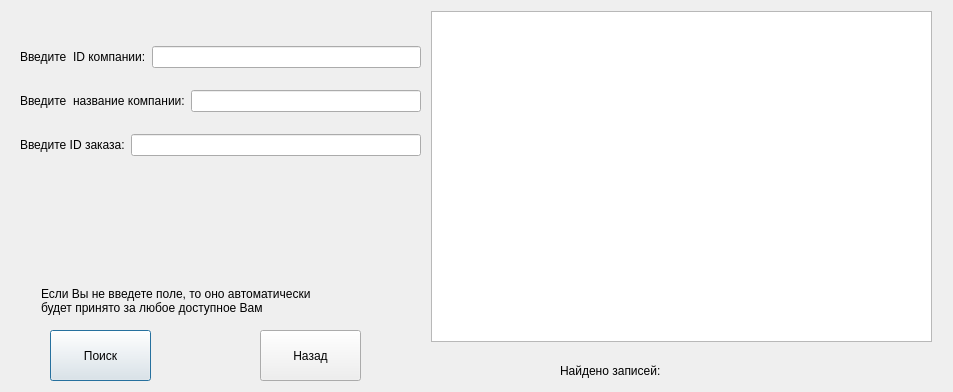
<?xml version="1.0" encoding="UTF-8"?>
<ui version="4.0">
 <class>selectCustomers</class>
 <widget class="QDialog" name="selectCustomers">
  <property name="geometry">
   <rect>
    <x>0</x>
    <y>0</y>
    <width>953</width>
    <height>392</height>
   </rect>
  </property>
  <property name="windowTitle">
   <string>Dialog</string>
  </property>
  <widget class="QPushButton" name="pushButton">
   <property name="geometry">
    <rect>
     <x>50</x>
     <y>330</y>
     <width>101</width>
     <height>51</height>
    </rect>
   </property>
   <property name="text">
    <string>Поиск</string>
   </property>
  </widget>
  <widget class="QLabel" name="label_13">
   <property name="geometry">
    <rect>
     <x>41</x>
     <y>281</y>
     <width>334</width>
     <height>40</height>
    </rect>
   </property>
   <property name="text">
    <string>Если Вы не введете поле, то оно автоматически
будет принято за любое доступное Вам</string>
   </property>
  </widget>
  <widget class="QTableWidget" name="tableWidget">
   <property name="geometry">
    <rect>
     <x>431</x>
     <y>11</y>
     <width>501</width>
     <height>331</height>
    </rect>
   </property>
  </widget>
  <widget class="QPushButton" name="pushButton_2">
   <property name="geometry">
    <rect>
     <x>260</x>
     <y>330</y>
     <width>101</width>
     <height>51</height>
    </rect>
   </property>
   <property name="text">
    <string>Назад</string>
   </property>
  </widget>
  <widget class="QWidget" name="layoutWidget_3">
   <property name="geometry">
    <rect>
     <x>560</x>
     <y>360</y>
     <width>261</width>
     <height>22</height>
    </rect>
   </property>
   <layout class="QHBoxLayout" name="horizontalLayout_15">
    <item>
     <widget class="QLabel" name="label_11">
      <property name="text">
       <string>Найдено записей:</string>
      </property>
     </widget>
    </item>
    <item>
     <widget class="QLabel" name="label_12">
      <property name="text">
       <string/>
      </property>
     </widget>
    </item>
   </layout>
  </widget>
  <widget class="QWidget" name="layoutWidget">
   <property name="geometry">
    <rect>
     <x>20</x>
     <y>30</y>
     <width>401</width>
     <height>143</height>
    </rect>
   </property>
   <layout class="QVBoxLayout" name="verticalLayout_2">
    <item>
     <layout class="QHBoxLayout" name="horizontalLayout_11">
      <item>
       <widget class="QLabel" name="label_4">
        <property name="text">
         <string>Введите  ID компании:</string>
        </property>
       </widget>
      </item>
      <item>
       <widget class="QLineEdit" name="lineEdit_8"/>
      </item>
     </layout>
    </item>
    <item>
     <layout class="QHBoxLayout" name="horizontalLayout_12">
      <item>
       <widget class="QLabel" name="label_17">
        <property name="text">
         <string>Введите  название компании:</string>
        </property>
       </widget>
      </item>
      <item>
       <widget class="QLineEdit" name="lineEdit_9"/>
      </item>
     </layout>
    </item>
    <item>
     <layout class="QHBoxLayout" name="horizontalLayout_13">
      <item>
       <widget class="QLabel" name="label_7">
        <property name="text">
         <string>Введите ID заказа:</string>
        </property>
       </widget>
      </item>
      <item>
       <widget class="QLineEdit" name="lineEdit_10"/>
      </item>
     </layout>
    </item>
   </layout>
  </widget>
 </widget>
 <resources/>
 <connections/>
</ui>
